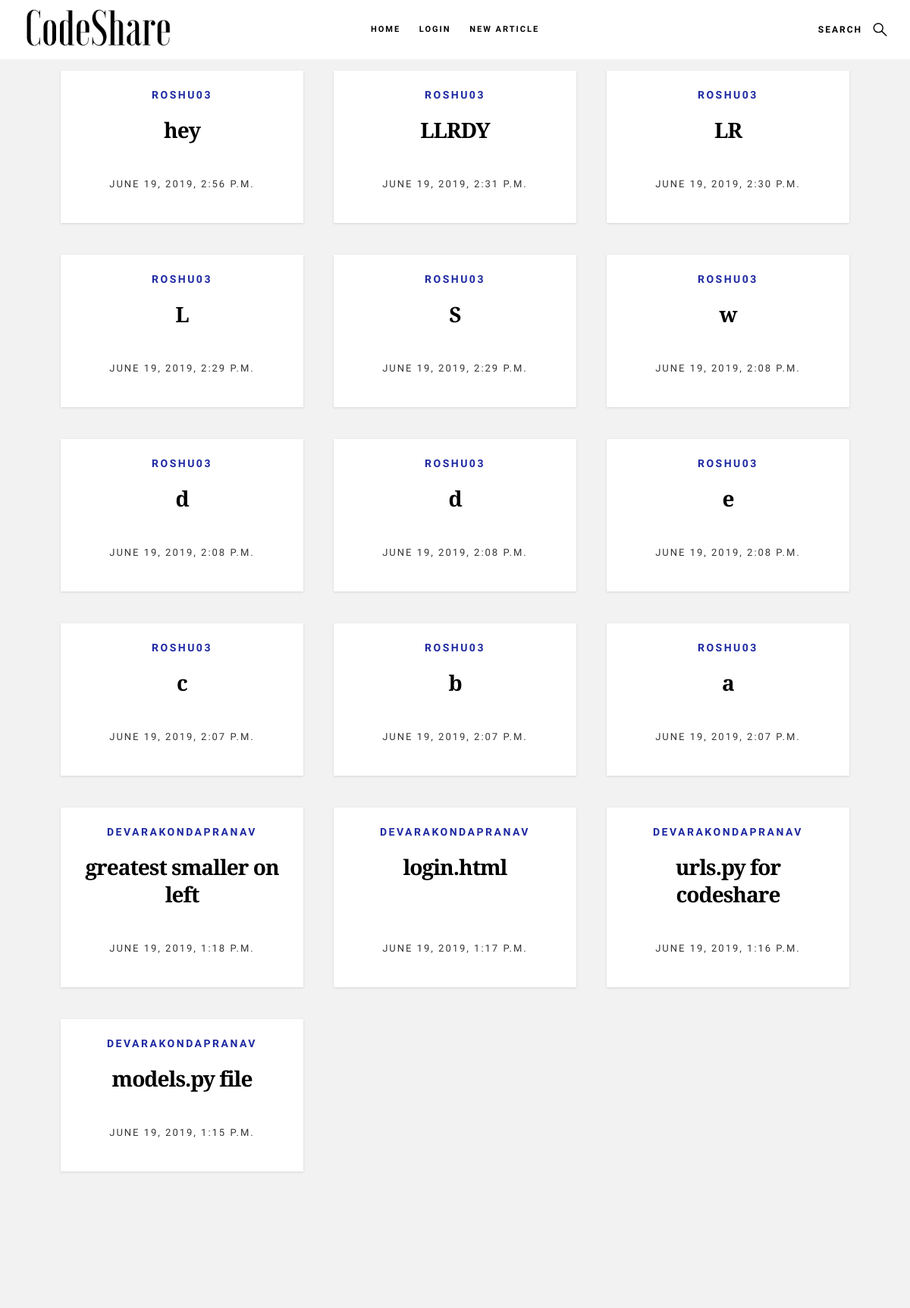
/snippets/, run on the app's committed database.
### snippets/models.py (models this page shows, shortened)
class Code(models.Model):
	code_snippet = models.TextField()
	author = models.CharField(max_length = 200)
	pub_date = models.DateTimeField('date published')
	title = models.CharField(max_length = 100)

### snippets/views.py (the view)
# urls.py: 2. Add a URL to urlpatterns:  path('', views.home, name='home')
def home(request):
	a = Code.objects.order_by('-pub_date')[:16]
	context = {"codes_list": a}
	return render(request, 'snippets/home.html', context)

### snippets/templates/snippets/home.html (shortened to what this page needs)
{% extends "snippets/base1.html" %}
{% block content %}
	{% for x in codes_list %}
			<article class="col-block">
                    <div class="item-entry" data-aos="zoom-in">
                        <div class="item-entry__text">
                            <div class="item-entry__cat">
                                <a href="/snippets/profile/{{x.author}}">{{x.author}}</a>
                            </div>
                            <h1 class="item-entry__title"><a href="/snippets/{{x.id}}">{{x.title}}</a></h1>
                            <div class="item-entry__date">
                                <a >{{x.pub_date}}</a>
                            </div>
                        </div>
                    </div>
                </article>
	{% endfor %}
{% endblock %}

### snippets/templates/snippets/base1.html (shortened to what this page needs)
<!DOCTYPE html>
<html class="no-js" lang="en">
<head>
    {% load static %}
    <link rel="stylesheet" href="{% static 'snippets/css/base.css' %}">
    <link rel="stylesheet" href="{% static 'snippets/css/main.css' %}">
    <link rel="stylesheet" href="{% static 'snippets/lib/codemirror.css' %}">
    <link rel="stylesheet" href="{% static 'snippets/theme/monokai.css' %}">
</head>
<body id="top">
    <header class="s-header header">
        <div class="header__logo">
            <a class="logo" href="/snippets">
                <img src="{% static 'snippets/images/logo_cs.png' %}" alt="Homepage">
            </a>
        </div>
        <a class="header__search-trigger" href="#0"></a>
        <nav class="header__nav-wrap">
            <ul class="header__nav">
                <li class="current"><a href="/snippets" title="">Home</a></li>
                {% if user.is_authenticated %}
                <li class="has-children">
                    <a href="#0" title="">{{user.get_username}}</a>
                    <ul class="sub-menu">
                        <li><a href="/snippets/profile/{{user.get_username}}">Profile</a></li>
                        <li><a href="{% url 'logout'%}?next={{request.path}}">Logout</a></li>
                    </ul>
                </li>
                {% else %}
                <li class="current"><a href="{% url 'login'%}?next={{request.path}}" title="">Login</a></li>
                {% endif %}
                <li class="current"><a href="/snippets/newCodeSnippet" title="">New Article</a></li>
            </ul>
        </nav>
    </header>
    <br>
    <section class="s-content">
        <div class="row entries-wrap wide">
            <div class="entries" id="articles">
                {% block content %}
                {% endblock %}
            </div>
        </div>
    </section>
<div class="col-six">
                    <div class="s-footer__copyright">
                        <span>
</span>
<br>with ❤ to Roshna
                    </div>
                </div>
</body>
</html>

### data on the page
Code: author "ROSHU03", title "hey", pub_date "JUNE 19, 2019, 2:56 P.M."
Code: author "ROSHU03", title "LLRDY", pub_date "JUNE 19, 2019, 2:31 P.M."
Code: author "ROSHU03", title "LR", pub_date "JUNE 19, 2019, 2:30 P.M."
Code: author "ROSHU03", title "L", pub_date "JUNE 19, 2019, 2:29 P.M."
Code: author "ROSHU03", title "S", pub_date "JUNE 19, 2019, 2:29 P.M."
Code: author "ROSHU03", title "w", pub_date "JUNE 19, 2019, 2:08 P.M."
Code: author "ROSHU03", title "d", pub_date "JUNE 19, 2019, 2:08 P.M."
Code: author "ROSHU03", title "d", pub_date "JUNE 19, 2019, 2:08 P.M."
Code: author "ROSHU03", title "e", pub_date "JUNE 19, 2019, 2:08 P.M."
Code: author "ROSHU03", title "c", pub_date "JUNE 19, 2019, 2:07 P.M."
Code: author "ROSHU03", title "b", pub_date "JUNE 19, 2019, 2:07 P.M."
Code: author "ROSHU03", title "a", pub_date "JUNE 19, 2019, 2:07 P.M."
Code: author "DEVARAKONDAPRANAV", title "greatest smaller on left", pub_date "JUNE 19, 2019, 1:18 P.M."
Code: author "DEVARAKONDAPRANAV", title "login.html", pub_date "JUNE 19, 2019, 1:17 P.M."
Code: author "DEVARAKONDAPRANAV", title "urls.py for codeshare", pub_date "JUNE 19, 2019, 1:16 P.M."
Code: author "DEVARAKONDAPRANAV", title "models.py file", pub_date "JUNE 19, 2019, 1:15 P.M."
